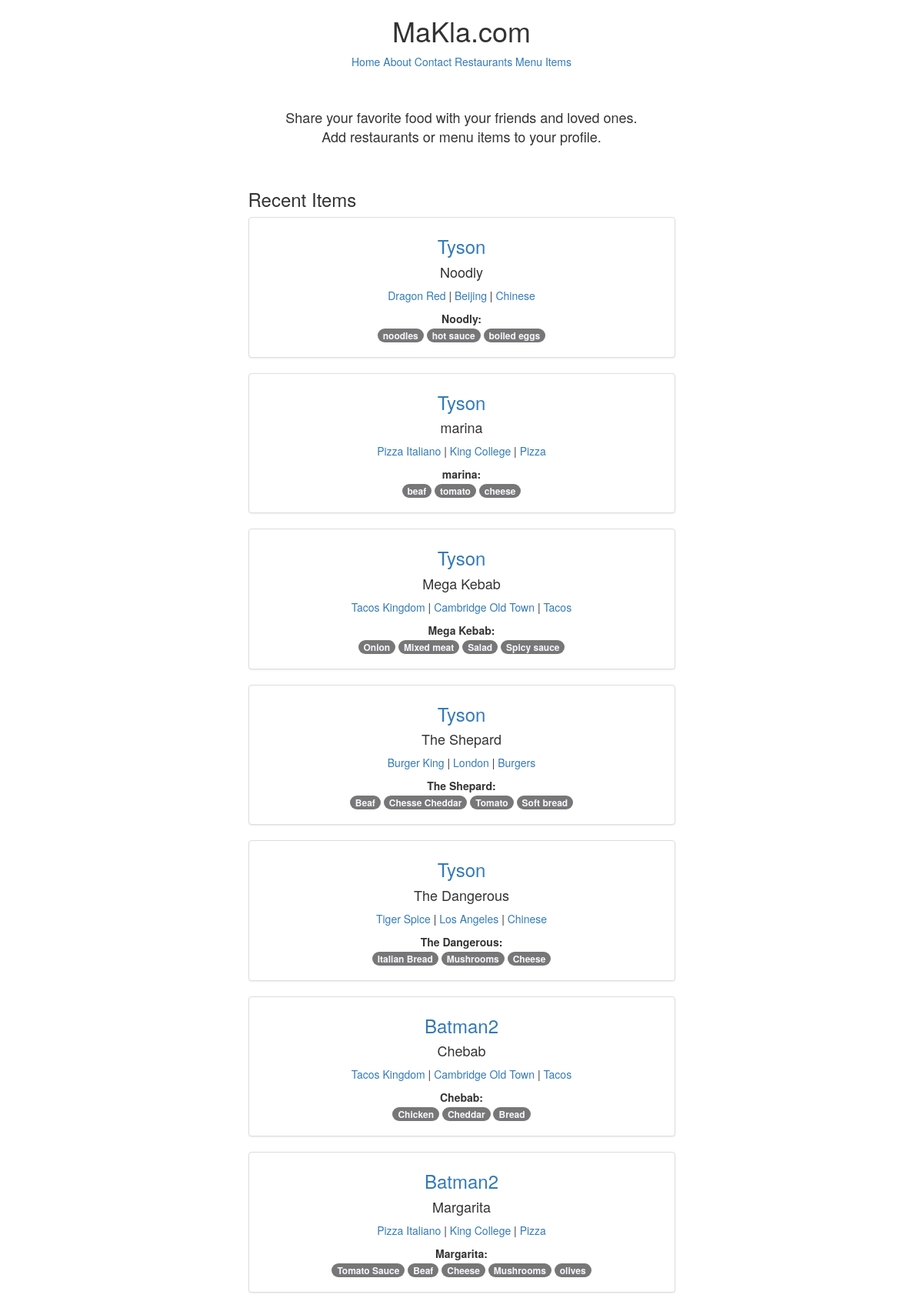
The app's page / (signed in) with its own data.
### menus/models.py (models this page shows, shortened)
class Item(models.Model):
    user = models.ForeignKey(settings.AUTH_USER_MODEL)
    restaurant = models.ForeignKey(RestaurantLocation)
    name = models.CharField(max_length=120)
    contents = models.TextField(help_text='Separate each item by a comma')
    excludes = models.TextField(blank=True, null=True, help_text='Separate each item by a comma')
    public = models.BooleanField(default=True)
    timestamp = models.DateTimeField(auto_now_add=True)
    updated = models.DateTimeField(auto_now=True)
    def get_contents(self):
        return self.contents.split(",")
    class Meta:
        ordering = ['-updated', '-timestamp']

### restaurants/models.py (models this page shows, shortened)
class RestaurantLocation(models.Model):
    owner = models.ForeignKey(User, default=1)  # associates a particular user to the restaurant model
    name = models.CharField(max_length=120)
    location = models.CharField(max_length=120, null=True, blank=True)
    category = models.CharField(max_length=120, null=True, blank=True, validators=[validate_category])
    timestamp = models.DateTimeField(auto_now_add=True)
    updated = models.DateTimeField(auto_now=True)
    slug = models.SlugField(null=True, blank=True)
    objects = RestaurantLocationManager()
    @property
    def title(self):
        return self.name

### menus/views.py (the view)
# urls.py: url(r'^$', HomeView.as_view(), name='home'),
class HomeView(View):
    def get(self, request, *args, **kwargs):
        if not request.user.is_authenticated():
            return render(request, 'home.html', {})
        user = request.user
        is_following_user_ids = [x.user.id for x in user.is_following.all()]
        qs = Item.objects.filter(user__id__in=is_following_user_ids, public=True).order_by('-updated')
        return render(request, 'menus/home-feed.html', {'object_list': qs})

### menus/templates/menus/home-feed.html
{% extends 'base.html' %}
{% block content %}
<div class="row">
    <div class="col-sm-6 text-center col-sm-offset-3">
    <div style="padding: 25px;">
        <p style="font-size: large; margin-top: 25px">
            Share your favorite food with your friends and loved ones.<br>
            Add restaurants or menu items to your profile.
        </p>
    </div>
    <h3 class="text-left">Recent Items</h3>
    {% for obj in object_list %}
            <div class="thumbnail">
                <h3><a href="{% url 'profiles:detail' username=obj.user.username %}">{{ obj.user.username }}</a></h3>
                <h4>{{ obj.name }}</h4>
                <p>
                    <a href="{% url 'profiles:detail' username=obj.user.username %}?q={{ obj.restaurant.title }}">
                        {{ obj.restaurant.title }}
                    </a> |
                    <a href="{% url 'profiles:detail' username=obj.user.username %}?q={{ obj.restaurant.title }}">
                        {{ obj.restaurant.location }}
                    </a> |
                    <a href="{% url 'profiles:detail' username=obj.user.username %}?q={{ obj.restaurant.title }}">
                        {{ obj.restaurant.category }}
                    </a>
                </p>
                <div style="margin-bottom: 15px">
                    <b>{{ obj.name }}: </b><br>
                    {% for ing in obj.get_contents %}
                        <span class="badge">
                            <a style="color: ghostwhite" href="{% url 'profiles:detail' username=obj.user.username %}?q={{ ing }}">{{ ing }}</a>
                        </span>
                    {% endfor %}
                </div>
            </div>
    {% endfor %}
    </div>
</div>
{% endblock content %}

### templates/base.html (shortened to what this page needs)
<!DOCTYPE html>
<html lang="en">
<head>
{% include 'snippets/css.html' %}
</head>
<body>
{% include 'snippets/nav.html' %}
<div class="container">
    {% block content %}{% endblock content %}
</div>
</body>
</html>

### templates/snippets/nav.html
<div class="container text-center">
    <h1>MaKla.com</h1>
    <a href="{% url 'home' %}">Home</a>
    <a href="{% url 'about' %}">About</a>
    <a href="{% url 'contact' %}">Contact</a>
    {% if request.user.is_authenticated %}
        <a href="{% url 'restaurants:list' %}">Restaurants</a>
        <a href="{% url 'menus:list' %}">Menu Items</a>
    {% endif %}
</div>

### records on screen
Item: user.username "Tyson", name "Noodly", restaurant "Dragon Red", restaurant.location "Beijing", restaurant.category "Chinese", get_contents "noodles" "hot sauce" "boiled eggs"
Item: user.username "Tyson", name "marina", restaurant "Pizza Italiano", restaurant.location "King College", restaurant.category "Pizza", get_contents "beaf" "tomato" "cheese"
Item: user.username "Tyson", name "Mega Kebab", restaurant "Tacos Kingdom", restaurant.location "Cambridge Old Town", restaurant.category "Tacos", get_contents "Onion" "Mixed meat" "Salad" "Spicy sauce"
Item: user.username "Tyson", name "The Shepard", restaurant "Burger King", restaurant.location "London", restaurant.category "Burgers", get_contents "Beaf" "Chesse Cheddar" "Tomato" "Soft bread"
Item: user.username "Tyson", name "The Dangerous", restaurant "Tiger Spice", restaurant.location "Los Angeles", restaurant.category "Chinese", get_contents "Italian Bread" "Mushrooms" "Cheese"
Item: user.username "Batman2", name "Chebab", restaurant "Tacos Kingdom", restaurant.location "Cambridge Old Town", restaurant.category "Tacos", get_contents "Chicken" "Cheddar" "Bread"
Item: user.username "Batman2", name "Margarita", restaurant "Pizza Italiano", restaurant.location "King College", restaurant.category "Pizza", get_contents "Tomato Sauce" "Beaf" "Cheese" "Mushrooms" "olives"
